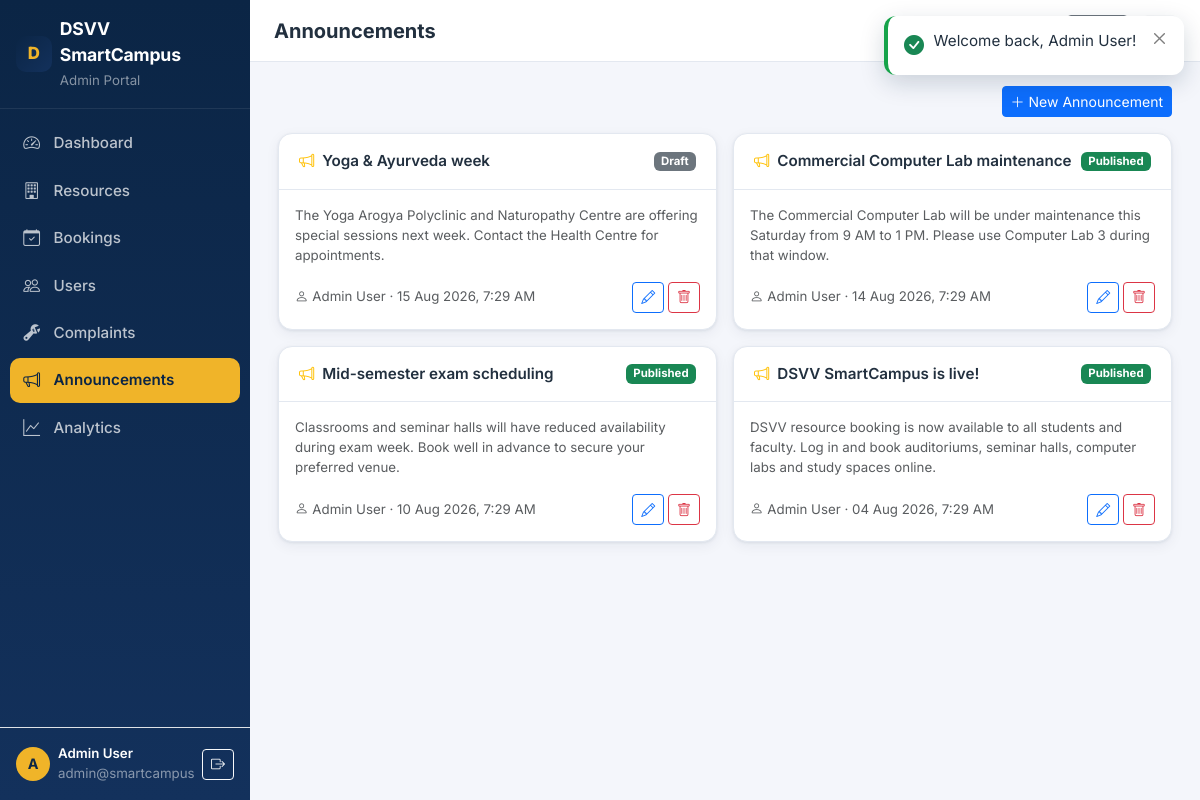
The page /admin/announcements.php (signed in) on the database its author committed.
### tables this page shows
CREATE TABLE users (
  id INT UNSIGNED AUTO_INCREMENT PRIMARY KEY,
  name VARCHAR(120) NOT NULL,
  email VARCHAR(160) NOT NULL UNIQUE,
  password VARCHAR(255) NOT NULL,
  role ENUM('student','faculty','admin') NOT NULL DEFAULT 'student',
  department VARCHAR(120) NULL,
  user_identifier VARCHAR(50) NULL,
  status ENUM('active','inactive') NOT NULL DEFAULT 'active',
  created_at TIMESTAMP DEFAULT CURRENT_TIMESTAMP
);

CREATE TABLE announcements (
  id INT UNSIGNED AUTO_INCREMENT PRIMARY KEY,
  title VARCHAR(160) NOT NULL,
  message TEXT NOT NULL,
  created_by INT UNSIGNED NOT NULL,
  status ENUM('draft','published') NOT NULL DEFAULT 'draft',
  created_at TIMESTAMP DEFAULT CURRENT_TIMESTAMP,
  CONSTRAINT fk_announce_author FOREIGN KEY (created_by) REFERENCES users(id) ON DELETE CASCADE
);

### includes/functions.php (called while the page is built, shortened)
<?php
require_once __DIR__ . '/../config/database.php';
function e(?string $value): string {
    return htmlspecialchars((string)$value, ENT_QUOTES, 'UTF-8');
}
function url(string $path = '/'): string {
    if ($path === '/') return APP_URL !== '' ? APP_URL . '/' : '/';
    return APP_URL . $path;
}
function unread_notifications(PDO $pdo, int $userId): int {
    $stmt = $pdo->prepare("SELECT COUNT(*) FROM notifications WHERE user_id = :u AND is_read = 0");
    $stmt->execute([':u' => $userId]);
    return (int)$stmt->fetchColumn();
}

### config/database.php (called while the page is built, shortened)
<?php
function maybe_install_schema(PDO $pdo): void {
    try {
        if ($pdo->query("SHOW TABLES LIKE 'users'")->fetchColumn()) {
            return;
        }
    } catch (Throwable $e) {
        error_log('[DSVV SmartCampus] auto-install skipped: ' . $e->getMessage());
    }
}
function db(): PDO {
    static $pdo = null;
    if ($pdo === null) {
        $dsn = 'mysql:host=' . DB_HOST . ';port=' . DB_PORT . ';dbname=' . DB_NAME . ';charset=utf8mb4';
        try {
            $pdo = new PDO($dsn, DB_USER, DB_PASS, [
                PDO::ATTR_ERRMODE            => PDO::ERRMODE_EXCEPTION,
                PDO::ATTR_DEFAULT_FETCH_MODE => PDO::FETCH_ASSOC,
                PDO::ATTR_EMULATE_PREPARES   => false,
            ]);
            maybe_install_schema($pdo);
        } catch (PDOException $e) {
            http_response_code(500);
            die('Database connection failed. Check the DB_* settings (config/config.php or environment variables) and ensure MySQL is running.<br>' . htmlspecialchars($e->getMessage()));
        }
    }
    return $pdo;
}

### includes/auth.php (called while the page is built, shortened)
<?php
require_once __DIR__ . '/functions.php';
function current_user(): ?array {
    static $user = false;
    if ($user === false) {
        $user = null;
        if (!empty($_SESSION['user_id'])) {
            $stmt = db()->prepare("SELECT * FROM users WHERE id = :id AND status = 'active'");
            $stmt->execute([':id' => (int)$_SESSION['user_id']]);
            $row = $stmt->fetch();
            if ($row) {
                $user = $row;
            } else {
                session_destroy();
            }
        }
    }
    return $user ?: null;
}
function require_login(string $redirectTo = '/login.php'): array {
    $u = current_user();
    return $u;
}
function require_role(string $role, string $redirectTo = '/login.php'): array {
    $u = require_login($redirectTo);
    return $u;
}
function role_home(string $role): string {
    return match ($role) {
        'admin'   => '/admin/dashboard.php',
        'faculty' => '/faculty/dashboard.php',
        default   => '/student/dashboard.php',
    };
}

### admin/announcements.php (the view, shortened to what this page needs)
<?php
require_once __DIR__ . '/../includes/functions.php';
require_once __DIR__ . '/../includes/auth.php';
$u = require_role('admin', '/login.php');
$pdo = db();
$page_title = 'Announcements';
$active = 'announcements';
$announcements = $pdo->query(
    "SELECT a.*, u.name AS author FROM announcements a JOIN users u ON u.id = a.created_by ORDER BY a.created_at DESC, a.id DESC"
)->fetchAll();
require_once __DIR__ . '/../includes/dash_header.php';
?>
<div class="d-flex mb-3">
    <button class="btn btn-primary btn-sm ms-auto" data-bs-toggle="modal" data-bs-target="#annModal" onclick="openAnnModal()">
        <i class="bi bi-plus-lg me-1"></i>New Announcement
    </button>
</div>
<div class="row g-3">
    <?php if (!$announcements): ?>
        <div class="col-12 text-center text-muted py-5">No announcements yet. Create one to notify everyone on campus.</div>
    <?php else: ?>
        <?php foreach ($announcements as $a): ?>
        <div class="col-lg-6">
            <div class="sc-card h-100">
                <div class="card-header-sc">
                    <i class="bi bi-megaphone text-warning"></i> <?= e($a['title']) ?>
                    <span class="badge text-bg-<?= $a['status'] === 'published' ? 'success' : 'secondary' ?> ms-auto"><?= ucfirst($a['status']) ?></span>
                </div>
                <div class="p-3">
                    <p class="text-muted small mb-3"><?= e($a['message']) ?></p>
                    <div class="d-flex justify-content-between align-items-center small">
                        <span class="text-muted">
                            <i class="bi bi-person me-1"></i><?= e($a['author']) ?>
                            &middot; <?= date('d M Y, g:i A', strtotime($a['created_at'])) ?>
                        </span>
                        <span class="text-nowrap">
                            <button class="btn btn-sm btn-outline-primary" onclick='openAnnModal(<?= json_encode([
                                'id' => (int)$a['id'], 'title' => $a['title'], 'message' => $a['message'], 'status' => $a['status'],
                            ]) ?>)'><i class="bi bi-pencil"></i></button>
                            <button class="btn btn-sm btn-outline-danger" onclick="deleteAnnouncement(<?= (int)$a['id'] ?>)"><i class="bi bi-trash"></i></button>
                        </span>
                    </div>
                </div>
            </div>
        </div>
        <?php endforeach; ?>
    <?php endif; ?>
</div>
<?php
require_once __DIR__ . '/../includes/dash_footer.php';
?>

### includes/dash_header.php (shortened to what this page needs)
<?php
$pageTitle = $page_title ?? 'Dashboard';
$activeNav = $active ?? '';
$unread = $u ? unread_notifications(db(), (int)$u['id']) : 0;
?>
<!DOCTYPE html>
<html lang="en">
<head>
    <link href="https://cdn.jsdelivr.net/npm/bootstrap@5.3.3/dist/css/bootstrap.min.css" rel="stylesheet">
    <link rel="stylesheet" href="https://cdn.jsdelivr.net/npm/bootstrap-icons@1.11.3/font/bootstrap-icons.min.css">
    <link rel="stylesheet" href="<?= url('/assets/css/style.css') ?>">
</head>
<body class="dash-body">
<div class="dash-shell">
    <aside class="sc-sidebar" id="sidebar">
        <div class="d-flex align-items-center gap-2 px-3 py-3 border-bottom sc-sidebar-brand">
            <span class="sc-logo"><?= e(APP_NAME[0]) ?></span>
            <div class="flex-grow-1">
                <div class="fw-bold sc-brand-text text-white"><?= e(APP_NAME) ?></div>
                <small class="text-white-50"><?= ucfirst(e($u['role'])) ?> Portal</small>
            </div>
        </div>
        <nav class="sc-sidebar-nav flex-grow-1 overflow-auto">
            <?php
            foreach ($navItems[$u['role']] ?? [] as $item):
                $activeClass = $activeNav === $item['key'] ? ' active' : '';
            ?>
            <a href="<?= url($item['href']) ?>" class="sc-nav-item<?= $activeClass ?>">
                <i class="bi bi-<?= e($item['icon']) ?>"></i>
                <span><?= e($item['label']) ?></span>
            </a>
            <?php endforeach; ?>
        </nav>
        <div class="p-3 border-top">
            <div class="d-flex align-items-center gap-2">
                <div class="sc-avatar"><?= e(strtoupper(substr($u['name'], 0, 1))) ?></div>
                <div class="flex-grow-1 text-truncate">
                    <div class="text-white small fw-semibold text-truncate"><?= e($u['name']) ?></div>
                    <div class="text-white-50 small"><?= e($u['email']) ?></div>
                </div>
                <a href="<?= url('/logout.php') ?>" class="btn btn-sm btn-outline-light" title="Logout"><i class="bi bi-box-arrow-right"></i></a>
            </div>
        </div>
    </aside>
    <div class="dash-main">
        <div class="sc-topbar d-flex align-items-center gap-3 px-3 px-lg-4">
            <div class="flex-grow-1">
                <h1 class="h5 mb-0 fw-bold"><?= e($pageTitle) ?></h1>
            </div>
            <a href="<?= url('/index.php') ?>" class="btn btn-sm btn-outline-secondary" title="Public site"><i class="bi bi-globe2"></i><span class="d-none d-sm-inline ms-1">Site</span></a>
            <a href="<?= url(role_home($u['role'])) ?>" class="btn btn-sm btn-light" title="Home"><i class="bi bi-house"></i></a>
        </div>
        <main class="dash-content">

### assets/css/style.css (style rules this page uses)
:root { --sc-navy: #0b2545; --sc-navy-2: #13315c; --sc-navy-3: #1b3a6b; --sc-gold: #f0b429; --sc-gold-2: #d99a06; --sc-bg: #f4f6fb; --sc-card: #ffffff; --sc-border: #e3e8f0; --sc-text: #22303f; --sc-muted: #6b7a8f; --sc-sidebar-w: 250px; --sc-shadow: 0 1px 3px rgba(11, 37, 69, .08), 0 4px 14px rgba(11, 37, 69, .06); --sc-radius: 14px; }
* { box-sizing: border-box; }
body { font-family: 'Inter', system-ui, -apple-system, 'Segoe UI', Roboto, sans-serif; color: var(--sc-text); background: var(--sc-bg); font-size: .95rem; }
a { text-decoration: none; }
.sc-card { background: var(--sc-card); border: 1px solid var(--sc-border); border-radius: var(--sc-radius); box-shadow: var(--sc-shadow); }
.sc-card .card-header-sc { padding: 1rem 1.25rem; border-bottom: 1px solid var(--sc-border); font-weight: 600; display: flex; align-items: center; gap: .5rem; }
.sc-avatar { width: 34px; height: 34px; border-radius: 50%; background: var(--sc-gold); color: var(--sc-navy); display: grid; place-items: center; font-weight: 700; font-size: .9rem; flex-shrink: 0; }
.sc-logo { width: 36px; height: 36px; border-radius: 10px; background: linear-gradient(135deg, var(--sc-navy) 0%, var(--sc-navy-2) 100%); color: var(--sc-gold); display: grid; place-items: center; font-weight: 800; font-size: 1.05rem; }
.sc-brand-text { color: var(--sc-navy); font-size: 1.1rem; letter-spacing: -.01em; }
.dash-body { background: var(--sc-bg); }
.dash-shell { display: flex; min-height: 100vh; }
.sc-sidebar { width: var(--sc-sidebar-w); background: linear-gradient(180deg, var(--sc-navy) 0%, var(--sc-navy-2) 100%); display: flex; flex-direction: column; position: fixed; top: 0; bottom: 0; left: 0; z-index: 1030; }
.sc-sidebar-brand { border-color: rgba(255,255,255,.08) !important; }
.sc-sidebar-nav { padding: .8rem .6rem; }
.sc-nav-item { display: flex; align-items: center; gap: .7rem; color: rgba(255,255,255,.72); padding: .62rem .85rem; border-radius: 10px; margin-bottom: .15rem; font-weight: 500; transition: background .12s ease, color .12s ease; }
.sc-nav-item i { font-size: 1.05rem; width: 1.2rem; }
.sc-nav-item.active { background: var(--sc-gold); color: var(--sc-navy); font-weight: 600; }
.dash-main { margin-left: var(--sc-sidebar-w); flex: 1; display: flex; flex-direction: column; min-width: 0; }
.sc-topbar { background: #fff; border-bottom: 1px solid var(--sc-border); height: 62px; position: sticky; top: 0; z-index: 1020; }
.dash-content { padding: 1.5rem 1.75rem; flex: 1; }

### rows shown on the page
users: role "Admin", name "A", name "Admin User", email "admin@smartcamp…"
announcements: title "Yoga & Ayurveda week", status "Draft", message "The Yoga Arogya Polyclinic and Naturopathy Centre are offering special sessions next week. Contact the Health Centre for appointments.", created_by.name "Admin User", created_at "15 Aug 2026, 7:29 AM"
announcements: title "Commercial Computer Lab maintenance", status "Published", message "The Commercial Computer Lab will be under maintenance this Saturday from 9 AM to 1 PM. Please use Computer Lab 3 during that window.", created_by.name "Admin User", created_at "14 Aug 2026, 7:29 AM"
announcements: title "Mid-semester exam scheduling", status "Published", message "Classrooms and seminar halls will have reduced availability during exam week. Book well in advance to secure your preferred venue.", created_by.name "Admin User", created_at "10 Aug 2026, 7:29 AM"
announcements: title "DSVV SmartCampus is live!", status "Published", message "DSVV resource booking is now available to all students and faculty. Log in and book auditoriums, seminar halls, computer labs and study spaces online.", created_by.name "Admin User", created_at "04 Aug 2026, 7:29 AM"

### other values the page prints
APP_NAME[0] "D"
APP_NAME "DSVV SmartCampus"
$item['label'] "Dashboard"
$item['label'] "Resources"
$item['label'] "Bookings"
$item['label'] "Users"
$item['label'] "Complaints"
$item['label'] "Announcements"
$item['label'] "Analytics"
$pageTitle "Announcements"
